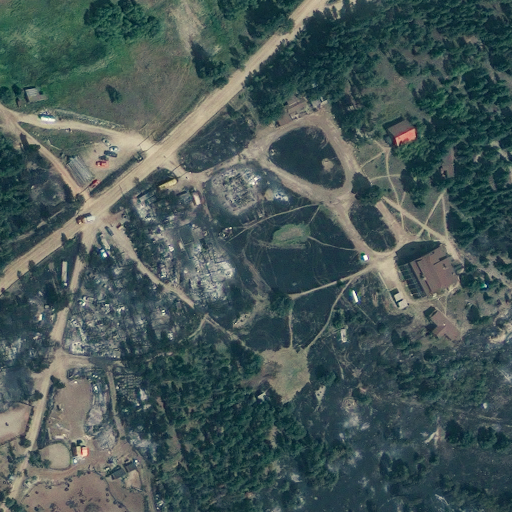
#> input picture Taller_2_Clustering/Taller2/fire2.tif, 512 x 512 px
$ python Ejemplo_02_1.py
#> lines starting #> are read from the running program, lines starting #| are printed output that depends on the picture
# -*- coding: utf-8 -*-
"""
Universidad de Pamplona
Facultad de Ingenierías y Arquitectura
Programa de Ingenieria de Sistemas
Asignatura: Sistemas Inteligentes
Profesor: Jose Orlando Maldonado Bautista
#"""

import numpy as np
import cv2 as cv
import matplotlib.pyplot as plt
from sklearn.cluster import KMeans


# Cargamos el archivo de imagen

img1 = cv.imread('fire2.tif',1)
#> img1 is the input picture: shape (512, 512, 3); mean B, G, R 86.9, 87.7, 71.2

# convertimos la imeagen a RGB

img2 = cv.cvtColor(img1, cv.COLOR_BGR2RGB)


# Desplegamos la imagen
plt.imshow(img2)
plt.xticks([]), plt.yticks([])  # Oculta los valores en X e Y.
plt.show()

colors = np.array([[0,0,255],
                   [255, 255, 0],
                   [0, 255, 255]], 'uint8')

w, h, d = original_shape = img2.shape
#> w = 512; h = 512; d = 3; original_shape = (512, 512, 3)
img = img2.reshape(w*h, d)

kmeans = KMeans(n_clusters=3, random_state=0)
kmeans.fit(img)


cluster_center = kmeans.cluster_centers_
cluster_labels = kmeans.labels_


plt.figure(2)
plt.suptitle('k-means')
plt.imshow(colors[cluster_labels].reshape(w, h, d))
plt.show()
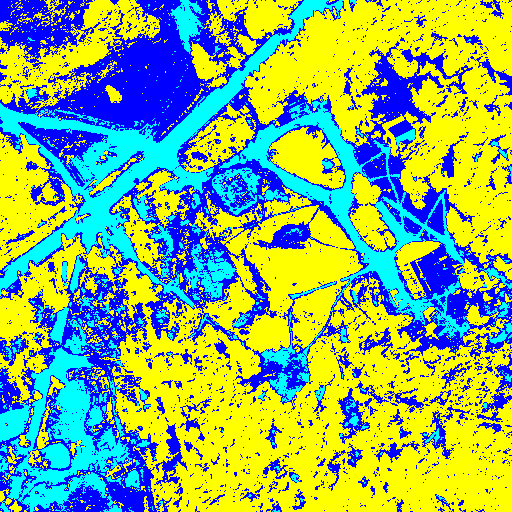
#> shown: shape (512, 512, 3); mean R, G, B 135.5, 177.1, 119.5
